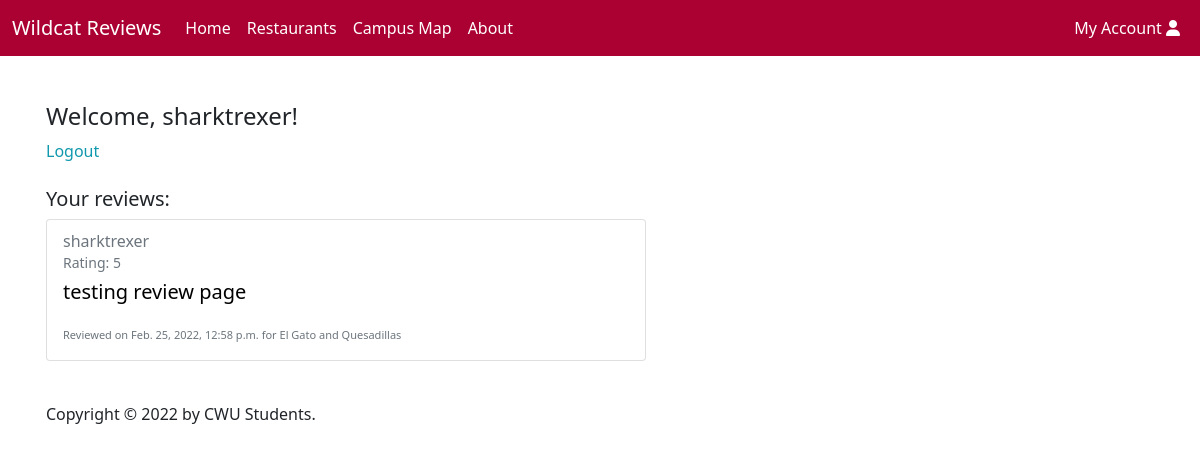
The page /account/ (signed in) on the database as committed earlier.
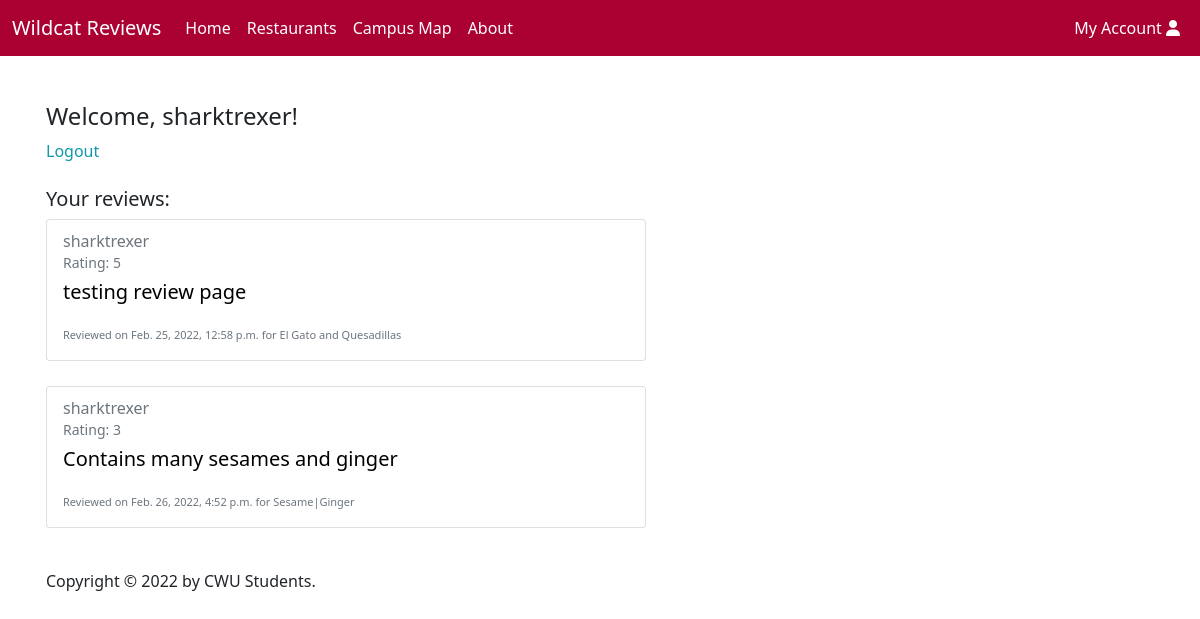
The same page on the database as committed later.
### reviews/models.py (models this page shows, shortened)
class Review(models.Model):
    resturaunt = models.ForeignKey(Restaurant, on_delete=models.CASCADE, null=True)
    date = models.DateTimeField( auto_now_add=True)
    username = models.CharField(max_length=200, default='user')
    user = models.ForeignKey(User,on_delete=models.CASCADE, null=True)
    text = models.CharField(max_length=3000)
    rating = models.PositiveSmallIntegerField(choices=RATINGS)
    def get_restaurant_name(self):
        return str(self.resturaunt)
    def get_url(self):
        return self.resturaunt.get_absolute_url()

class Restaurant(models.Model):
    name = models.CharField(max_length=200)
    description = models.CharField(max_length=500, default="description")
    location = models.CharField(max_length=200, default="location")
    style = models.CharField(max_length=30, default="Restaurant")
    image_url = models.URLField(max_length = 300, default="", blank=True, null=True)
    tag = models.ManyToManyField(Tag, help_text='tags', blank=True, null=True)
    def __str__(self):
        return self.name
    def get_absolute_url(self):
        return reverse('restaurant-detail', args=[str(self.id)])

### reviews/views.py (the view)
# urls.py: path('account/', views.Account, name='account'),
def Account(request):
    context = {}
    if request.user.is_authenticated:
        userReviews = Review.objects.filter(user=request.user)
        context = {
            'reviews': userReviews
        }
    return render(request, 'reviews/account.html', context)

### reviews/templates/reviews/account.html
{% extends "base_nosearch.html" %}
{% block content %}
<ul class="sidebar-nav">
   {% if user.is_authenticated %}
     <h4>Welcome, {{ user.get_username }}!</h4>
     <li><a href="{% url 'logout'%}?next={{request.path}}">Logout</a></li>
     <br>
     <h5>Your reviews: <h5>
     {% if reviews %}
      {% for review in reviews %}
      <a id="restCard" href="{{ review.get_url }}">
        <div style="padding-bottom: 25px;">
            <div class="card" style="width: 600px;">
              <div class="card-body">
                <h6 class="card-subtitle mb-2 text-muted"> {{ review.username }}</h6>
                <p class="card-subtitle mb-2 text-muted" style="font-size: 14px;">Rating: {{ review.rating }}</p>
                <p class="card-text">{{ review.text }}</p>
                <p class="card-text"><small class="text-muted" style="font-size: 11px;">Reviewed on {{ review.date }} for {{ review.get_restaurant_name}}</small></p>
              </div>
            </div>
        </div>
      </a>
      {% endfor %}
    {% else %}
      <p>No reviews found...
        <a href="{% url 'restaurants'%}">start writing some right now!</a>
      </p>
    {% endif %}
   {% else %}
     <a href="{% url 'login'%}?next={{request.path}}">Login here</a>
     <label> to keep track of all the reviews you submit!</label>
   {% endif %}
  </ul>
  <footer> <p id="copyright">Copyright &copy; 2022 by CWU Students.</p> </footer>
{% endblock %}

Rows that differ between the two databases and show on the page:
added Review: username "sharktrexer", rating "3", text "Contains many sesames and ginger", date "Feb. 26, 2022, 4:52 p.m.", get_restaurant_name "Sesame|Ginger"
